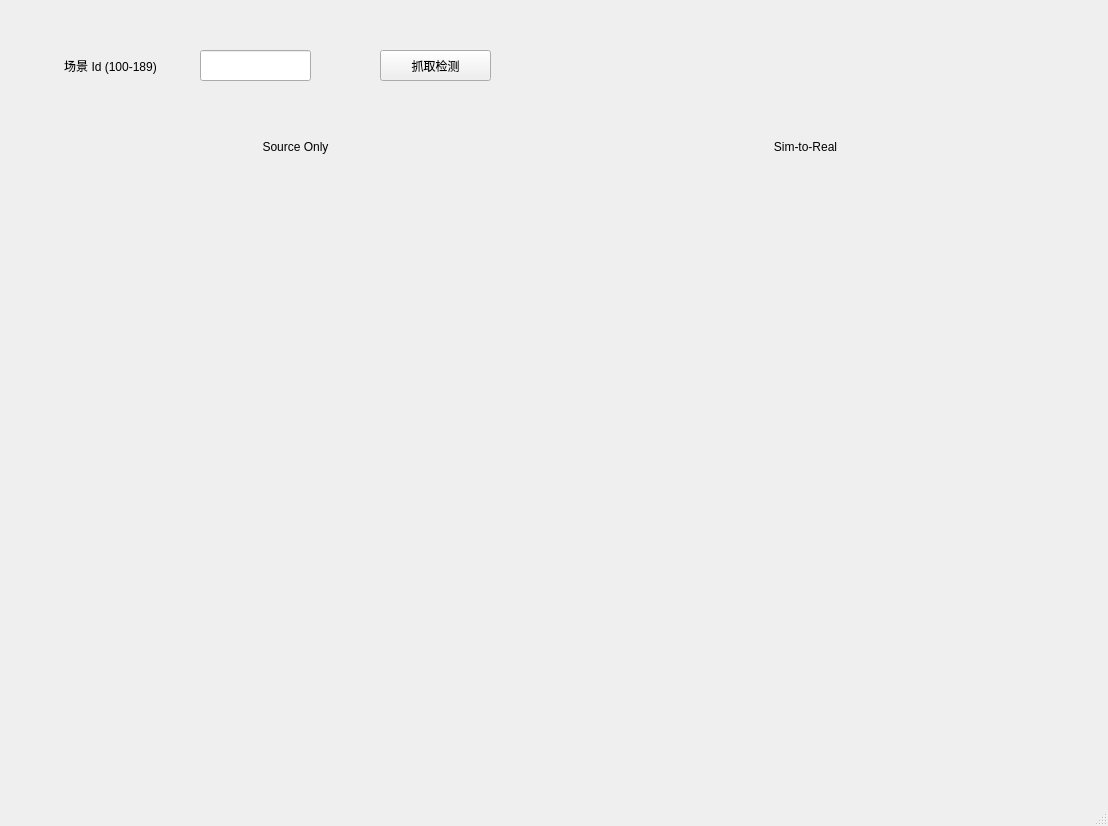
<?xml version="1.0" encoding="UTF-8"?>
<ui version="4.0">
 <class>MainWindow</class>
 <widget class="QMainWindow" name="MainWindow">
  <property name="geometry">
   <rect>
    <x>0</x>
    <y>0</y>
    <width>1108</width>
    <height>826</height>
   </rect>
  </property>
  <property name="windowTitle">
   <string>MainWindow</string>
  </property>
  <widget class="QWidget" name="centralwidget">
   <widget class="QLineEdit" name="scene_id">
    <property name="geometry">
     <rect>
      <x>200</x>
      <y>50</y>
      <width>111</width>
      <height>31</height>
     </rect>
    </property>
    <property name="toolTip">
     <string/>
    </property>
    <property name="text">
     <string/>
    </property>
   </widget>
   <widget class="QLabel" name="sceneId">
    <property name="geometry">
     <rect>
      <x>30</x>
      <y>50</y>
      <width>161</width>
      <height>31</height>
     </rect>
    </property>
    <property name="frameShadow">
     <enum>QFrame::Raised</enum>
    </property>
    <property name="lineWidth">
     <number>1</number>
    </property>
    <property name="midLineWidth">
     <number>0</number>
    </property>
    <property name="text">
     <string>场景 Id (100-189)</string>
    </property>
    <property name="textFormat">
     <enum>Qt::AutoText</enum>
    </property>
    <property name="scaledContents">
     <bool>true</bool>
    </property>
    <property name="alignment">
     <set>Qt::AlignCenter</set>
    </property>
    <property name="margin">
     <number>-1</number>
    </property>
    <property name="indent">
     <number>-1</number>
    </property>
   </widget>
   <widget class="QPushButton" name="pushButton">
    <property name="geometry">
     <rect>
      <x>380</x>
      <y>50</y>
      <width>111</width>
      <height>31</height>
     </rect>
    </property>
    <property name="text">
     <string>抓取检测</string>
    </property>
   </widget>
   <widget class="QWidget" name="verticalLayoutWidget">
    <property name="geometry">
     <rect>
      <x>50</x>
      <y>140</y>
      <width>491</width>
      <height>631</height>
     </rect>
    </property>
    <layout class="QVBoxLayout" name="verticalLayout" stretch="0,1,1">
     <item>
      <widget class="QLabel" name="source_label">
       <property name="frameShape">
        <enum>QFrame::NoFrame</enum>
       </property>
       <property name="text">
        <string>Source Only</string>
       </property>
       <property name="alignment">
        <set>Qt::AlignCenter</set>
       </property>
       <property name="margin">
        <number>2</number>
       </property>
       <property name="indent">
        <number>-1</number>
       </property>
      </widget>
     </item>
     <item>
      <widget class="QLabel" name="source_img">
       <property name="text">
        <string/>
       </property>
       <property name="alignment">
        <set>Qt::AlignCenter</set>
       </property>
      </widget>
     </item>
     <item>
      <widget class="QLabel" name="source_3d">
       <property name="text">
        <string/>
       </property>
      </widget>
     </item>
    </layout>
   </widget>
   <widget class="QWidget" name="verticalLayoutWidget_2">
    <property name="geometry">
     <rect>
      <x>560</x>
      <y>140</y>
      <width>491</width>
      <height>631</height>
     </rect>
    </property>
    <layout class="QVBoxLayout" name="verticalLayout_2" stretch="0,1,1">
     <item>
      <widget class="QLabel" name="sim2real_label">
       <property name="frameShape">
        <enum>QFrame::NoFrame</enum>
       </property>
       <property name="text">
        <string>Sim-to-Real</string>
       </property>
       <property name="alignment">
        <set>Qt::AlignCenter</set>
       </property>
       <property name="margin">
        <number>2</number>
       </property>
       <property name="indent">
        <number>-1</number>
       </property>
      </widget>
     </item>
     <item>
      <widget class="QLabel" name="sim2real_img">
       <property name="text">
        <string/>
       </property>
      </widget>
     </item>
     <item>
      <widget class="QLabel" name="sim2real_3d">
       <property name="text">
        <string/>
       </property>
       <property name="alignment">
        <set>Qt::AlignCenter</set>
       </property>
      </widget>
     </item>
    </layout>
   </widget>
  </widget>
  <widget class="QStatusBar" name="statusbar"/>
 </widget>
 <resources/>
 <connections/>
</ui>
